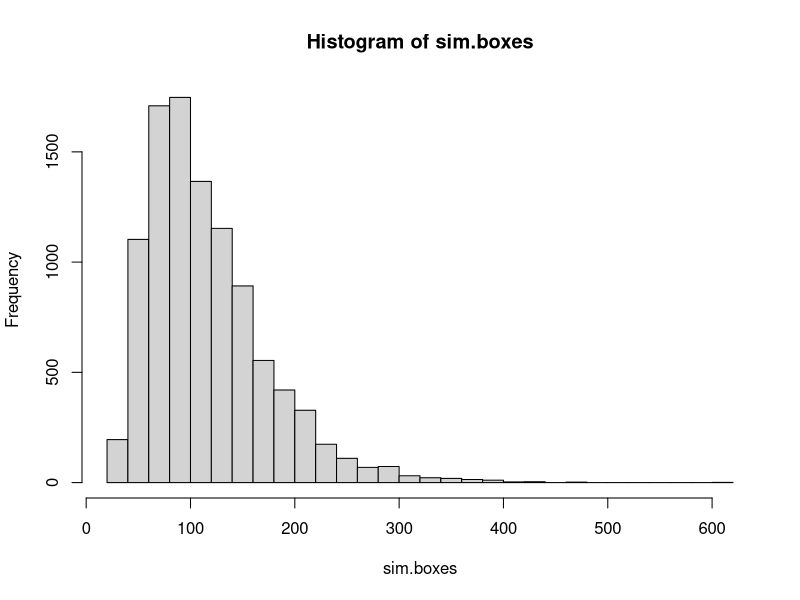

This chart was generated by the following R code:
## ----setup, include=FALSE---------
knitr::opts_chunk$set(echo = TRUE)


## ----monty_hall, cache = TRUE-----

set.seed(1)
repeats <- 1e4 # We will repeat the experiment 10000 times
win.no.switch <- numeric(length = repeats) # will save 0 or 1 based on winning no switch
win.switch <- numeric(length = repeats)   # will save 0 or 1 based on winning switch

for(r in 1:repeats) # Repeat process many times
{
  # The setup
  doors <- 1:3    # three doors
  prize <- sample(1:3, 1)  # randomly select the door which has the prize
  
  # Contestants are ready. Game starts
  chosen.door <- sample(1:3, 1)   # choose a door
  
  # reveal a door that is not the chosen door and not the door with a prize in it
  which.reveal <- rep((1:3)[-c(prize, chosen.door)], 2) # doing rep(., 2) because sample() is being annoying
  reveal <- sample(which.reveal, size = 1) # randomly choose which door to reveal
  
  win.no.switch[r] <- chosen.door == prize  #tracking win if don't change door
  
  chosen.door <- (1:3)[-c(reveal, chosen.door)] #change door
  win.switch[r] <- chosen.door == prize # tracking win if change door
}



## ----monty_results----------------
mean(win.no.switch) #Prob of winning if you don't switch
mean(win.switch) # Prob of winning if you switch


## ----toy_coll, cache = TRUE-------
set.seed(1)

# the setup
prob.table <- c(.2, .1, .1, .1, .1, .1, .05, .05, .05, .05, .02, .02, .02, .02, .02)
boxes <- 1:length(prob.table)

# writing the code a little differently now.
# I made a function that will be called repeatedly
box.count <- function(prob)
{
  check <- rep(0, length(prob))
  i <- 0
  while(sum(check) < length(prob)) # check if all toys collected
  {
    x <- sample(boxes, 1, prob = prob) # generate a toy with given prob
    check[x] <- 1    # x has been collected
    i <- i + 1
  }
  return(i)
}

repeats <- 1e4  
sim.boxes <- numeric(repeats)
for(i in 1:repeats)
{
  sim.boxes[i] <- box.count(prob = prob.table)
}


## ----toy_col_hist, fig.height = 3.5, fig.width = 3.5, fig.align = "center"----
hist(sim.boxes, breaks = 30)


## ----toy_avg----------------------
mean(sim.boxes)


## ----esin, cache = TRUE-----------
set.seed(1)
repeats <- 1e4

esin <- numeric(length = repeats)
for(i in 1:repeats)
{
  samp <- runif(1, min = 0, max = pi) # draw from U(0, pi)
  esin[i] <- exp(sin(samp))
}
pi * mean(esin)  #pi*E(exp(sin(x))))

